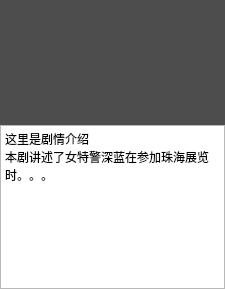
<?xml version="1.0" encoding="UTF-8"?>
<ui version="4.0">
 <class>VideoItemHover</class>
 <widget class="QWidget" name="VideoItemHover">
  <property name="geometry">
   <rect>
    <x>0</x>
    <y>0</y>
    <width>225</width>
    <height>289</height>
   </rect>
  </property>
  <property name="windowTitle">
   <string>Form</string>
  </property>
  <layout class="QVBoxLayout" name="verticalLayout">
   <property name="spacing">
    <number>0</number>
   </property>
   <property name="leftMargin">
    <number>0</number>
   </property>
   <property name="topMargin">
    <number>0</number>
   </property>
   <property name="rightMargin">
    <number>0</number>
   </property>
   <property name="bottomMargin">
    <number>0</number>
   </property>
   <item>
    <widget class="QWidget" name="widget_mask" native="true">
     <property name="styleSheet">
      <string notr="true">#widget_mask
{
background-color: rgb(77, 77, 77);
}</string>
     </property>
     <layout class="QVBoxLayout" name="verticalLayout_3">
      <property name="spacing">
       <number>0</number>
      </property>
      <property name="leftMargin">
       <number>0</number>
      </property>
      <property name="topMargin">
       <number>0</number>
      </property>
      <property name="rightMargin">
       <number>0</number>
      </property>
      <property name="bottomMargin">
       <number>0</number>
      </property>
      <item>
       <layout class="QVBoxLayout" name="verticalLayout_2">
        <property name="spacing">
         <number>0</number>
        </property>
        <item>
         <widget class="QLabel" name="label_top">
          <property name="minimumSize">
           <size>
            <width>0</width>
            <height>125</height>
           </size>
          </property>
          <property name="styleSheet">
           <string notr="true">border-image: url(:/images/bgpic/cusvideoitem3.png);</string>
          </property>
          <property name="text">
           <string/>
          </property>
         </widget>
        </item>
        <item>
         <widget class="QTextEdit" name="textEdit_info">
          <property name="html">
           <string>&lt;!DOCTYPE HTML PUBLIC &quot;-//W3C//DTD HTML 4.0//EN&quot; &quot;http://www.w3.org/TR/REC-html40/strict.dtd&quot;&gt;
&lt;html&gt;&lt;head&gt;&lt;meta name=&quot;qrichtext&quot; content=&quot;1&quot; /&gt;&lt;style type=&quot;text/css&quot;&gt;
p, li { white-space: pre-wrap; }
&lt;/style&gt;&lt;/head&gt;&lt;body style=&quot; font-family:'SimSun'; font-size:9pt; font-weight:400; font-style:normal;&quot;&gt;
&lt;p style=&quot; margin-top:0px; margin-bottom:0px; margin-left:0px; margin-right:0px; -qt-block-indent:0; text-indent:0px;&quot;&gt;这里是剧情介绍&lt;/p&gt;
&lt;p style=&quot; margin-top:0px; margin-bottom:0px; margin-left:0px; margin-right:0px; -qt-block-indent:0; text-indent:0px;&quot;&gt;本剧讲述了女特警深蓝在参加珠海展览时。。。&lt;/p&gt;&lt;/body&gt;&lt;/html&gt;</string>
          </property>
         </widget>
        </item>
       </layout>
      </item>
     </layout>
    </widget>
   </item>
  </layout>
 </widget>
 <resources/>
 <connections/>
</ui>
